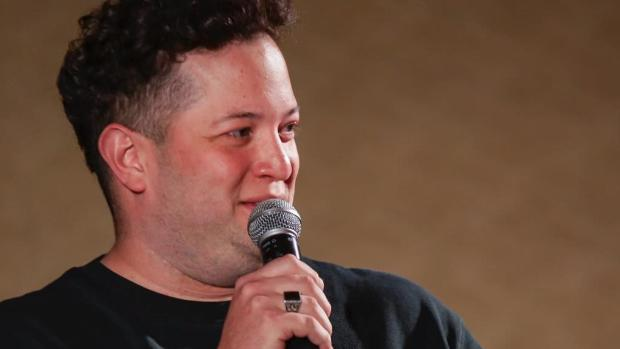
#> input picture mis-videos/replica-danza/referencias personaje/1780924384434.jfif, 620 x 349 px, given in place of 1780924384434.jfif.png, which was not available
$ python limpiar_cv.py 'referencias personaje/1780924384434.jfif'
#> lines starting #> are read from the running program, lines starting #| are printed output that depends on the picture; after the words box and inside, x2 and y2 are one past the last pixel; in counts of white or black regions, pixels touching at a corner belong together; pictures that were not available may be replaced by others from this repository, and a replacement may not be noted
"""Borra subtítulos, placas y logo de un cuadro del original con OpenCV (inpaint).

    /c/Python314/python -X utf8 limpiar_cv.py T76 T77 T81      # → original/limpio/

Es el respaldo para los cuadros que Nano Banana rechaza (poses sensuales: la
limpieza pasa por el mismo filtro que la generación). Detecta el texto por lo
que es —blanco casi puro con borde oscuro— sólo en las franjas donde el original
lo pone (subtítulo en el tercio inferior, placa a la izquierda del centro, logo
en las esquinas) y rellena con INPAINT_TELEA. No toca nada fuera de esas franjas.
"""
import sys
from pathlib import Path

import cv2
import numpy as np

AQUI = Path(__file__).resolve().parent
# (y0, y1, x0, x1) en el cuadro de 720×1280: el logo alterna entre arriba a la
# izquierda (41 tomas) y abajo a la derecha (41), medido sobre una grilla el 15/9.
LOGO = [(74, 156, 52, 130), (1118, 1198, 586, 666)]


def limpiar(src: Path, dst: Path, placa: bool = False, solo_logo: bool = False) -> int:
#> called with placa = False, solo_logo = False
    im = cv2.imread(str(src))
#> im is the input picture: shape (349, 620, 3); mean B, G, R 58.9, 74.8, 106.6
    h, w = im.shape[:2]
#> h = 349; w = 620
    hsv = cv2.cvtColor(im, cv2.COLOR_BGR2HSV)
#> hsv: shape (349, 620, 3); mean H, S, V 20.8, 110.3, 107
    V, S = hsv[:, :, 2], hsv[:, :, 1]
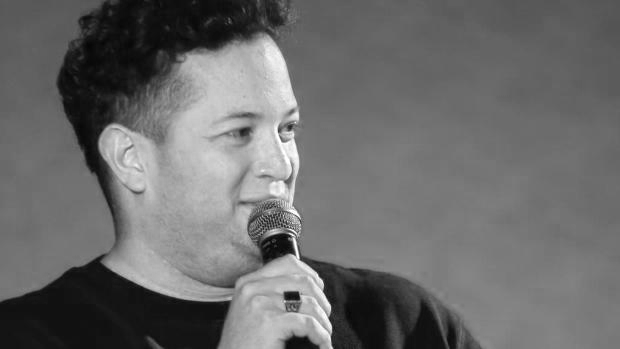
#> V: shape (349, 620); min 4, max 255, mean 107
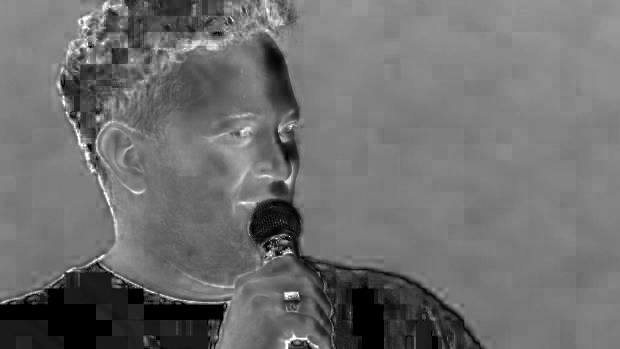
#> S: shape (349, 620); min 0, max 255, mean 110.3
    mask = np.zeros((h, w), bool)
    # Subtítulo: blanco casi puro, sólo en su franja.
    blanco = (V > 215) & (S < 40)
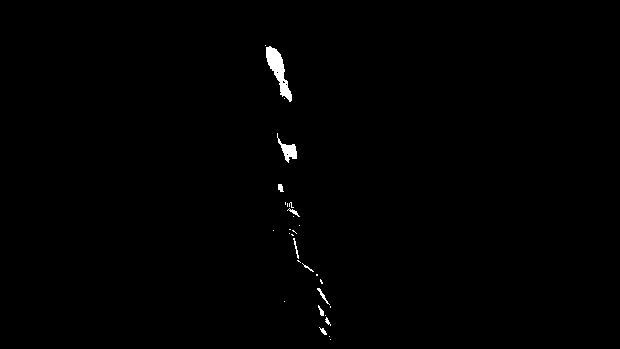
#> blanco: shape (349, 620) bool; 0.52% white; 30 white regions (20 under 20 px), largest, box (x1, y1, x2, y2) and area: (266, 46, 292, 102) 585, (277, 133, 297, 163) 221, (317, 288, 330, 305) 46
    zona = np.zeros((h, w), bool)
    zona[int(h * 0.62):int(h * 0.80), int(w * 0.08):int(w * 0.92)] = True
    if not solo_logo:
        mask |= blanco & zona
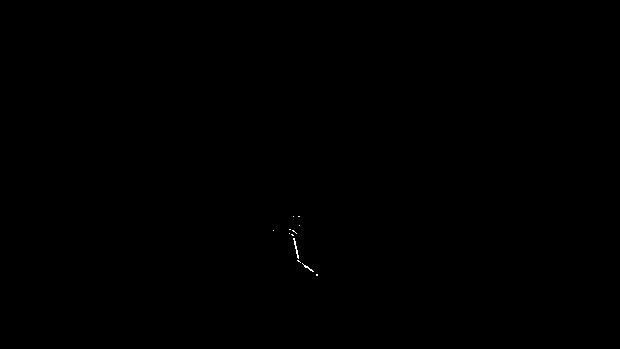
#> mask: shape (349, 620) bool; 0.04% white in thin lines or dots, all inside (x1, y1, x2, y2) = (273, 216, 318, 276)
    # Placa de nombre: itálica blanca SEMITRANSPARENTE (V llega a ~190 sobre
    # fondo oscuro), así que no sirve el umbral fijo: se toma lo que sobresale
    # 45 niveles por encima de la mediana local.
    if placa and not solo_logo:
        local = cv2.medianBlur(V, 31).astype(int)
        sobresale = (V.astype(int) - local > 28) & (S < 90)
        zona = np.zeros((h, w), bool)
        zona[int(h * 0.36):int(h * 0.66), :] = True     # la placa va a la izquierda o a la derecha
        mask |= sobresale & zona
    mask = mask.astype(np.uint8) * 255
    # el borde oscuro del texto queda pegado al blanco: se engorda la máscara
    mask = cv2.dilate(mask, cv2.getStructuringElement(cv2.MORPH_ELLIPSE, (7, 7)), iterations=1)
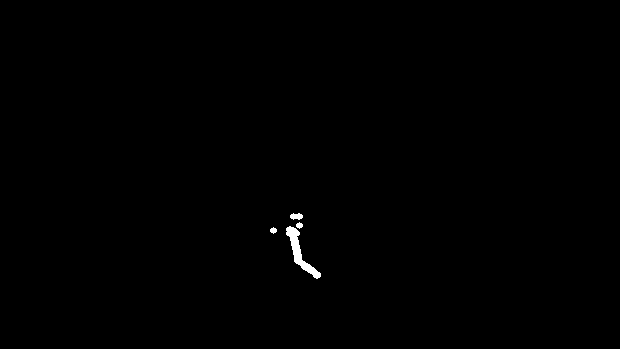
#> mask: shape (349, 620); 0.29% white; 4 white regions, box (x1, y1, x2, y2) and area: (286, 226, 321, 279) 499, (290, 213, 303, 220) 67, (296, 222, 303, 229) 33, (270, 227, 277, 234) 33
    # Logo de la app: posición fija en una esquina y brillo variable (blanco sobre
    # cielo, gris sobre madera): no se detecta, se tapa siempre el rectángulo.
    # LOGO está medido en 720×1280; se escala al tamaño del cuadro (los de Nano
    # Banana vienen en 768×1344).
    fy, fx = h / 1280, w / 720
#> fy = 0.273; fx = 0.861
    for (y0, y1, x0, x1) in LOGO:
        mask[int(y0 * fy):int(y1 * fy), int(x0 * fx):int(x1 * fx)] = 255
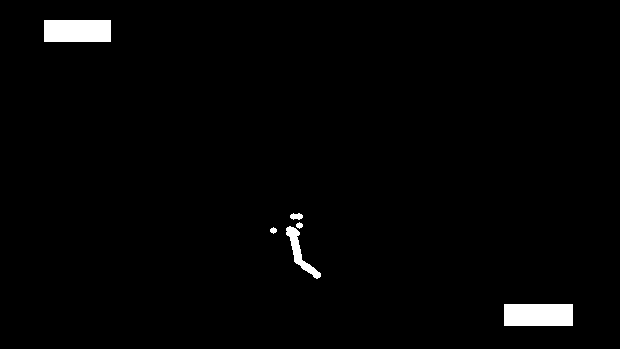
#> mask: shape (349, 620); 1.7% white; 6 white regions, box (x1, y1, x2, y2) and area: (504, 304, 573, 326) 1518, (44, 20, 111, 42) 1474, (286, 226, 321, 279) 499, (290, 213, 303, 220) 67, (296, 222, 303, 229) 33, (270, 227, 277, 234) 33
    n = int((mask > 0).sum())
#> n = 3624
    out = cv2.inpaint(im, mask, 5, cv2.INPAINT_TELEA) if n else im
    dst.parent.mkdir(parents=True, exist_ok=True)
    cv2.imwrite(str(dst), out)
    return n


if __name__ == "__main__":
    PLACAS = {"T04", "T19", "T30", "T33"}
    for k in sys.argv[1:]:
        # A limpio-cv/, no a limpio/: ahí escribe Nano Banana y no hay que pisarse.
        n = limpiar(AQUI / "original" / "crudo" / f"{k}.png", AQUI / "original" / "limpio-cv" / f"{k}.png",
                    placa=k in PLACAS)
#> n = 3624
        print(f"{k}: {n} píxeles rellenados")
#| referencias personaje/1780924384434.jfif: 3624 píxeles rellenados
